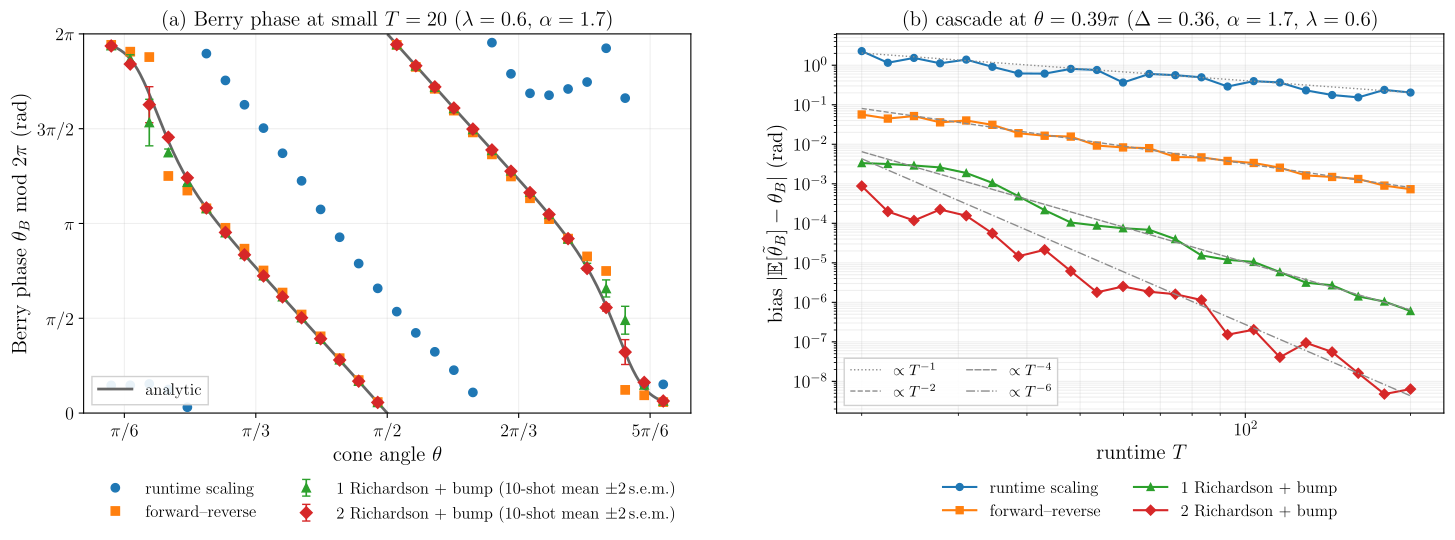

Generate this figure with Python:
"""Figure 1: Entangled spiral Heisenberg chain -- small-runtime accuracy and cascade.

One consistent randomization parameter set for the whole figure: bump window
``lambda = 0.6``, Richardson ratio ``alpha = 1.7``.

(a) Berry phase (canonical mod-2pi window) vs cone angle at a small runtime
``T = 20``: the exact closed-form reference ``2*pi*<S^z_tot>`` (wrapped, with the
branch discontinuity cut), the runtime-scaling reconstruction shown as raw values
modulo 2pi (its error exceeds pi at this runtime), the forward-reverse estimate
(mod pi, branch nearer the analytic value), and the 1- and 2-fold Richardson +
bump estimates, each the mean of ``N = 10`` randomly sampled runtimes with
``+-2`` s.e.m. error bars from the same shots.  ``T = 20`` keeps the *entire*
angle sweep -- including the deepest-gap endpoints (``theta/pi ~ 0.2, 0.8``,
``Delta ~ 0.11``) -- inside the adiabatic window ``T*Delta >~ 2``, so the
2-Richardson estimate tracks the curve everywhere; at smaller ``T`` those
endpoints fall into the non-adiabatic regime where the extrapolation overshoots.
No Theorem-3 band: for this entangled model the closed-form norm constant
``|Hdot(0)|^2/Delta(0)^4`` overestimates the actual fluctuation by 2-4 orders of
magnitude (it replaces every level gap by ``Delta(0)`` and the ground-state
couplings by the operator norm).

(b) Error-cancellation cascade vs runtime at ``theta = 0.39 pi`` (``Delta = 0.36``),
chosen over a theta-sweep as the angle where the 2-Richardson + bump curve holds
its ``T^-6`` slope most smoothly at the shared ``lambda = 0.6`` (the maximally
symmetric angle ``theta = pi/2`` is excluded: there the forward-reverse error
vanishes identically, so the whole cascade collapses to machine precision and
shows no scaling).

The expensive evolutions are parallelized over all cores and cached in
cache/fig1.npz: rerunning with unchanged physics parameters (e.g. after a
styling change) replots instantly from the cache.
"""

import sys
from concurrent.futures import ProcessPoolExecutor
from pathlib import Path

import numpy as np
import matplotlib

matplotlib.use("Agg")
import matplotlib.pyplot as plt

# Match the paper's (REVTeX / Computer Modern) fonts.
plt.rcParams.update({"text.usetex": True, "font.family": "serif",
                     "text.latex.preamble": r"\usepackage{amsmath}\usepackage{amssymb}",
                     "font.size": 15, "axes.titlesize": 15, "axes.labelsize": 15,
                     "xtick.labelsize": 13, "ytick.labelsize": 13})

HERE = Path(__file__).resolve().parent
sys.path.insert(0, str(HERE.parent))

from berry_cancellation.manybody import SpiralHeisenbergChain
from berry_cancellation.estimators import (
    single_phase_error, forward_reverse_error, randomized_richardson_bias,
    runtime_scaling_theta_B, _recursive_richardson_error,
    _theta_B_forward_reverse, default_steps,
)
from berry_cancellation.reference import wrap_to_pi, wrap_to_half_pi

N, J, B0 = 4, 1.0, 1.0
# One randomization parameter set for both panels.
LAM, ALPHA = 0.6, 1.7
# Panel (a): small-runtime Berry-phase check. T = 20 keeps the whole sweep
# (deepest gap ~ 0.11) inside the adiabatic window T*Delta >~ 2; N = 10 shots keep
# the +-2 s.e.m. bars visible.
TCHK = 20.0
N_THETA = 30
THETA_LO, THETA_HI = 0.15 * np.pi, 0.85 * np.pi
# Panel (b) cascade angle: theta = 0.39 pi gives the cleanest cascade over a
# 10-angle sweep at this lambda -- the 2R curve holds its T^-6 slope with the
# smallest log-residual (gap Delta = 0.36).
THETA_C = 0.39 * np.pi
T_MIN, T_MAX, N_T = 20.0, 200.0, 22
N_SHOTS, SEED = 10, 0
PARAMS = dict(N=N, J=J, B0=B0, lam=LAM, alpha=ALPHA, tchk=TCHK, n_theta=N_THETA,
              n_shots=N_SHOTS, seed=SEED, rs_alpha="hmax-scale",
              panel_a="rs+fr+1r+2r-10shot", theta_lo=THETA_LO, theta_hi=THETA_HI,
              theta_c=THETA_C, t_min=T_MIN, t_max=T_MAX, n_t=N_T)
CACHE = HERE / "cache" / "fig1.npz"


def sample_bump(n, lam, rng):
    "Draw n runtime factors X from the C-infinity bump density on [1-lam, 1+lam]."
    ug = np.linspace(-1.0, 1.0, 4001)
    pdf = np.zeros_like(ug)
    ins = np.abs(ug) < 1.0
    pdf[ins] = np.exp(-1.0 / (1.0 - ug[ins] ** 2))
    cdf = np.concatenate([[0.0], np.cumsum(0.5 * (pdf[1:] + pdf[:-1]) * np.diff(ug))])
    cdf /= cdf[-1]
    return 1.0 + lam * np.interp(rng.random(n), cdf, ug)


def cached_compute(path, params, fn):
    "Load {arrays} from path if its stored params match, else compute and store."
    if path.exists():
        z = np.load(path, allow_pickle=True)
        if z["__params__"].item() == params:
            print(f"loaded cache {path}")
            return {k: z[k] for k in z.files if k != "__params__"}
    data = fn()
    path.parent.mkdir(exist_ok=True)
    np.savez(path, __params__=np.array(params, dtype=object), **data)
    print(f"wrote cache {path}")
    return data


def compute():
    thetas = np.linspace(THETA_LO, THETA_HI, N_THETA)
    models = [SpiralHeisenbergChain(N=N, J=J, B0=B0, theta=float(th)) for th in thetas]
    model = SpiralHeisenbergChain(N=N, J=J, B0=B0, theta=THETA_C)
    T = np.geomspace(T_MIN, T_MAX, N_T)
    steps = default_steps(T.max())

    with ProcessPoolExecutor(max_workers=10) as ex:
        # (a) per-model small-T estimates.
        fut_rs = [ex.submit(runtime_scaling_theta_B, m, TCHK) for m in models]
        fut_fr = [ex.submit(_theta_B_forward_reverse, m, np.array([TCHK]),
                            default_steps(TCHK)) for m in models]
        rng = np.random.default_rng(SEED)
        shots = [TCHK * sample_bump(N_SHOTS, LAM, rng) for _ in models]
        fut_2r = [ex.submit(_recursive_richardson_error, m, r, ALPHA, 2,
                            default_steps(ALPHA**2 * r.max()))
                  for m, r in zip(models, shots)]
        fut_1r = [ex.submit(_recursive_richardson_error, m, r, ALPHA, 1,
                            default_steps(ALPHA * r.max()))
                  for m, r in zip(models, shots)]
        # (b) per-runtime cascade curves.  The O(T^-1) baseline is the naive
        # runtime-scaling reconstruction (same method as panel a), which the
        # forward-reverse + Richardson + bump cascade then beats.
        fut_rsb = [ex.submit(runtime_scaling_theta_B, model, float(t)) for t in T]
        fut_f = [ex.submit(forward_reverse_error, model, np.array([t]), steps) for t in T]
        fut_1 = [ex.submit(randomized_richardson_bias, model, np.array([t]),
                           alpha=ALPHA, lam=LAM, levels=1, dist="bump") for t in T]
        fut_2 = [ex.submit(randomized_richardson_bias, model, np.array([t]),
                           alpha=ALPHA, lam=LAM, levels=2, dist="bump") for t in T]
        rs_raw = np.array([f.result() for f in fut_rs])
        fr_raw = np.array([f.result()[0] for f in fut_fr])
        mc_err = np.array([f.result() for f in fut_2r])   # (N_THETA, N_SHOTS) signed errors
        mc1_err = np.array([f.result() for f in fut_1r])
        e_rs = np.abs(wrap_to_pi(np.array([f.result() for f in fut_rsb]) - model.berry_phase))
        e_fr = np.concatenate([f.result() for f in fut_f])
        e_b1 = np.concatenate([f.result() for f in fut_1])
        e_b2 = np.concatenate([f.result() for f in fut_2])

    analytic = np.array([2.0 * np.pi * float(np.real(m.psi0.conj() @ m.Sz_tot @ m.psi0))
                         for m in models])
    gaps = np.array([m.gap for m in models])
    return dict(thetas=thetas, analytic=analytic, gaps=gaps,
                rs_raw=rs_raw, fr_raw=fr_raw, mc_err=mc_err, mc1_err=mc1_err, T=T,
                e_rs=e_rs, e_fr=e_fr, e_b1=e_b1, e_b2=e_b2)


def main():
    d = cached_compute(CACHE, PARAMS, compute)
    thetas, analytic, T = d["thetas"], d["analytic"], d["T"]
    est_rs = analytic + wrap_to_pi(d["rs_raw"] - analytic)          # theta_B mod 2 pi
    est_fr = analytic + wrap_to_half_pi(d["fr_raw"] - analytic)     # theta_B mod pi
    est_2r = analytic + d["mc_err"].mean(axis=1)                    # 10-shot mean (mod pi)
    est_1r = analytic + d["mc1_err"].mean(axis=1)
    ihard = int(np.argmin(d["gaps"]))
    print(f"  T={TCHK:.0f}: runtime-scaling median dev={np.median(np.abs(est_rs - analytic)):.1e}, "
          f"FR median dev={np.median(np.abs(est_fr - analytic)):.1e}, "
          f"2R+bump {N_SHOTS}-shot median dev={np.median(np.abs(est_2r - analytic)):.1e}")
    print(f"  deepest-gap angle theta/pi={thetas[ihard]/np.pi:.2f} (gap={d['gaps'][ihard]:.3f}): "
          f"2R dev={np.abs(est_2r-analytic)[ihard]:.1e}")
    print(f"  gap range over sweep: [{d['gaps'].min():.3f}, {d['gaps'].max():.3f}]")

    fig, (axA, axB) = plt.subplots(1, 2, figsize=(14.8, 5.0))

    # (a) Berry phase vs cone angle at a small, cheap runtime.
    twopi = 2.0 * np.pi
    th_f = np.linspace(thetas[0], thetas[-1], 800)
    models_f = [SpiralHeisenbergChain(N=N, J=J, B0=B0, theta=float(t)) for t in th_f]
    ana_f = np.array([2.0 * np.pi * float(np.real(m.psi0.conj() @ m.Sz_tot @ m.psi0))
                      for m in models_f]) % twopi
    jump = np.abs(np.diff(ana_f)) > np.pi
    ana_f[1:][jump] = np.nan
    axA.plot(th_f, ana_f, "-", lw=2, color="0.4", label="analytic")
    axA.plot(thetas, d["rs_raw"] % twopi, "o", ms=6, color="C0",
             label="runtime scaling")
    axA.plot(thetas, est_fr % twopi, "s", ms=6, color="C1", label=r"forward--reverse")
    sem1 = d["mc1_err"].std(axis=1, ddof=1) / np.sqrt(N_SHOTS)
    axA.errorbar(thetas, est_1r % twopi, yerr=2 * sem1, fmt="^", ms=6, color="C2",
                 capsize=3, lw=1.2,
                 label=rf"1 Richardson + bump ({N_SHOTS}-shot mean $\pm2\,$s.e.m.)")
    sem = d["mc_err"].std(axis=1, ddof=1) / np.sqrt(N_SHOTS)
    axA.errorbar(thetas, est_2r % twopi, yerr=2 * sem, fmt="D", ms=6, color="C3",
                 capsize=3, lw=1.2,
                 label=rf"2 Richardson + bump ({N_SHOTS}-shot mean $\pm2\,$s.e.m.)")
    print(f"  empirical 2*SEM range: [{2*sem.min():.1e}, {2*sem.max():.1e}] rad")
    axA.set_ylim(0, twopi)
    axA.set_yticks([0, np.pi/2, np.pi, 3*np.pi/2, twopi],
                   [r"$0$", r"$\pi/2$", r"$\pi$", r"$3\pi/2$", r"$2\pi$"])
    axA.set_xticks([np.pi/6, np.pi/3, np.pi/2, 2*np.pi/3, 5*np.pi/6],
                   [r"$\pi/6$", r"$\pi/3$", r"$\pi/2$", r"$2\pi/3$", r"$5\pi/6$"])
    axA.set_xlabel(r"cone angle $\theta$")
    axA.set_ylabel(r"Berry phase $\theta_B$ mod $2\pi$  (rad)")
    axA.set_title(rf"(a) Berry phase at small $T={TCHK:.0f}$ "
                  rf"($\lambda={LAM:g}$, $\alpha={ALPHA:g}$)")
    # Estimator markers below the axes; the "analytic" reference curve inside.
    hA, lA = axA.get_legend_handles_labels()
    leg_est = axA.legend(hA[1:], lA[1:], fontsize=12, ncol=2, loc="upper center",
                         bbox_to_anchor=(0.5, -0.14), frameon=False)
    axA.add_artist(leg_est)
    axA.legend(hA[:1], lA[:1], fontsize=12, loc="lower left", frameon=True,
               framealpha=0.9, edgecolor="0.8", fancybox=False)
    axA.grid(True, alpha=0.2)

    # (b) error-cancellation cascade vs runtime.
    axB.loglog(T, d["e_rs"], "o-", ms=5, color="C0", label=r"runtime scaling")
    axB.loglog(T, d["e_fr"], "s-", ms=5, color="C1", label=r"forward--reverse")
    axB.loglog(T, d["e_b1"], "^-", ms=5, color="C2", label=r"1 Richardson + bump")
    axB.loglog(T, d["e_b2"], "D-", ms=5, color="C3", label=r"2 Richardson + bump")
    tail = T >= np.sqrt(T[0] * T[-1])
    for power, e, style in [(-1, d["e_rs"], ":"), (-2, d["e_fr"], "--"),
                            (-4, d["e_b1"], (0, (5, 1))), (-6, d["e_b2"], "-.")]:
        c = np.median(e[tail] / T[tail] ** power)
        axB.loglog(T, c * T ** power, color="0.55", lw=1.0, linestyle=style,
                   label=rf"$\propto T^{{{power}}}$")
    axB.set_xlabel("runtime $T$")
    axB.set_ylabel(r"bias  $|\mathbb{E}[\tilde\theta_B] - \theta_B|$  (rad)")
    axB.set_xlim(18.0, 230.0)
    gap_c = SpiralHeisenbergChain(N=N, J=J, B0=B0, theta=THETA_C).gap
    axB.set_title(rf"(b) cascade at $\theta={THETA_C/np.pi:g}\pi$ "
                  rf"($\Delta={gap_c:.2f}$, $\alpha={ALPHA:g}$, $\lambda={LAM:g}$)")
    # Estimator curves below the axes; the T^-n reference slopes inside.
    hB, lB = axB.get_legend_handles_labels()
    leg_curves = axB.legend(hB[:4], lB[:4], fontsize=12, ncol=2, loc="upper center",
                            bbox_to_anchor=(0.5, -0.14), frameon=False)
    axB.add_artist(leg_curves)
    axB.legend(hB[4:], lB[4:], fontsize=11, ncol=2, loc="lower left", frameon=True,
               framealpha=0.9, edgecolor="0.8", fancybox=False)
    axB.grid(True, which="both", alpha=0.2)

    fig.tight_layout()
    fig.subplots_adjust(wspace=0.24)   # ~1.5x the default gap between the two panels
    path = HERE / "fig1.pdf"
    fig.savefig(path, bbox_inches="tight")
    print(f"wrote {path}")


if __name__ == "__main__":
    main()
